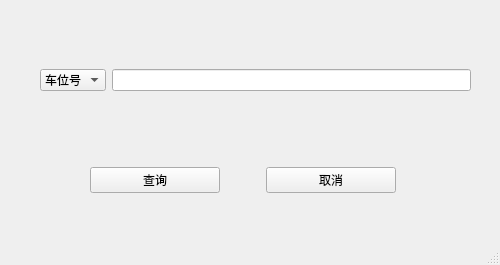
<?xml version="1.0" encoding="UTF-8"?>
<ui version="4.0">
 <class>takeWindow</class>
 <widget class="QMainWindow" name="takeWindow">
  <property name="geometry">
   <rect>
    <x>0</x>
    <y>0</y>
    <width>500</width>
    <height>265</height>
   </rect>
  </property>
  <property name="windowTitle">
   <string>输入车位号或车牌号</string>
  </property>
  <widget class="QWidget" name="centralwidget">
   <widget class="QWidget" name="horizontalLayoutWidget">
    <property name="geometry">
     <rect>
      <x>40</x>
      <y>40</y>
      <width>431</width>
      <height>80</height>
     </rect>
    </property>
    <layout class="QHBoxLayout" name="horizontalLayout">
     <item>
      <widget class="QComboBox" name="cbway">
       <item>
        <property name="text">
         <string>车位号</string>
        </property>
       </item>
       <item>
        <property name="text">
         <string>车牌号</string>
        </property>
       </item>
      </widget>
     </item>
     <item>
      <widget class="QLineEdit" name="editinput"/>
     </item>
    </layout>
   </widget>
   <widget class="QWidget" name="horizontalLayoutWidget_2">
    <property name="geometry">
     <rect>
      <x>90</x>
      <y>140</y>
      <width>306</width>
      <height>80</height>
     </rect>
    </property>
    <layout class="QHBoxLayout" name="horizontalLayout_2">
     <item>
      <widget class="QPushButton" name="pbtsearch">
       <property name="text">
        <string>查询</string>
       </property>
      </widget>
     </item>
     <item>
      <spacer name="horizontalSpacer">
       <property name="orientation">
        <enum>Qt::Horizontal</enum>
       </property>
       <property name="sizeType">
        <enum>QSizePolicy::Fixed</enum>
       </property>
       <property name="sizeHint" stdset="0">
        <size>
         <width>40</width>
         <height>20</height>
        </size>
       </property>
      </spacer>
     </item>
     <item>
      <widget class="QPushButton" name="pbtexit">
       <property name="text">
        <string>取消</string>
       </property>
      </widget>
     </item>
    </layout>
   </widget>
  </widget>
  <widget class="QStatusBar" name="statusbar"/>
 </widget>
 <tabstops>
  <tabstop>cbway</tabstop>
  <tabstop>editinput</tabstop>
  <tabstop>pbtsearch</tabstop>
  <tabstop>pbtexit</tabstop>
 </tabstops>
 <resources/>
 <connections>
  <connection>
   <sender>pbtexit</sender>
   <signal>clicked()</signal>
   <receiver>takeWindow</receiver>
   <slot>close()</slot>
   <hints>
    <hint type="sourcelabel">
     <x>332</x>
     <y>179</y>
    </hint>
    <hint type="destinationlabel">
     <x>249</x>
     <y>132</y>
    </hint>
   </hints>
  </connection>
 </connections>
</ui>
